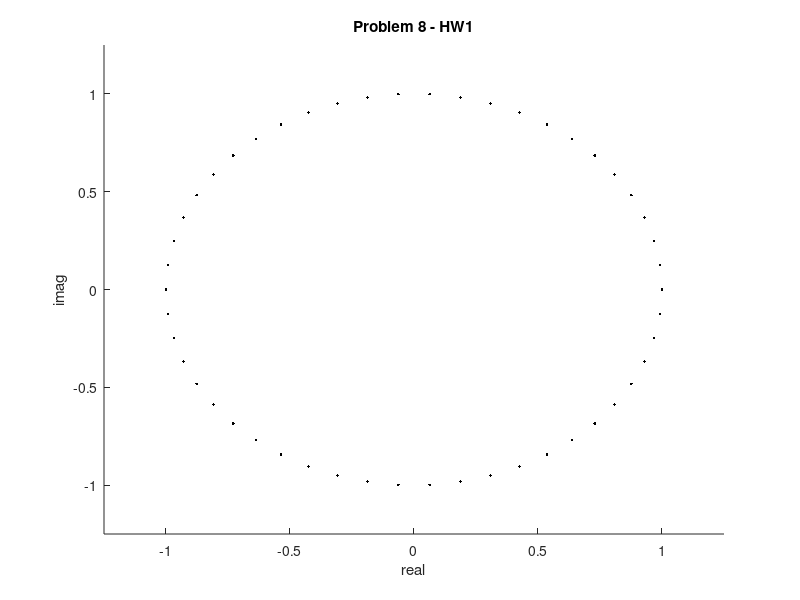

Recreate this plot in MATLAB. (Note: this script raises an error after producing the figure.)
hold on
for n = 0:49
   plot(cos(1 / 50 * (2 * pi + 2 * n * pi)), sin(1 / 50 * (2 * pi + 2 * n * pi)),'k.');
end
xlim([-1.25 1.25]);
ylim([-1.25 1.25]);
title("Problem 8 - HW1");
xlabel("real");
ylabel("imag");
yline(0);
xline(0);
